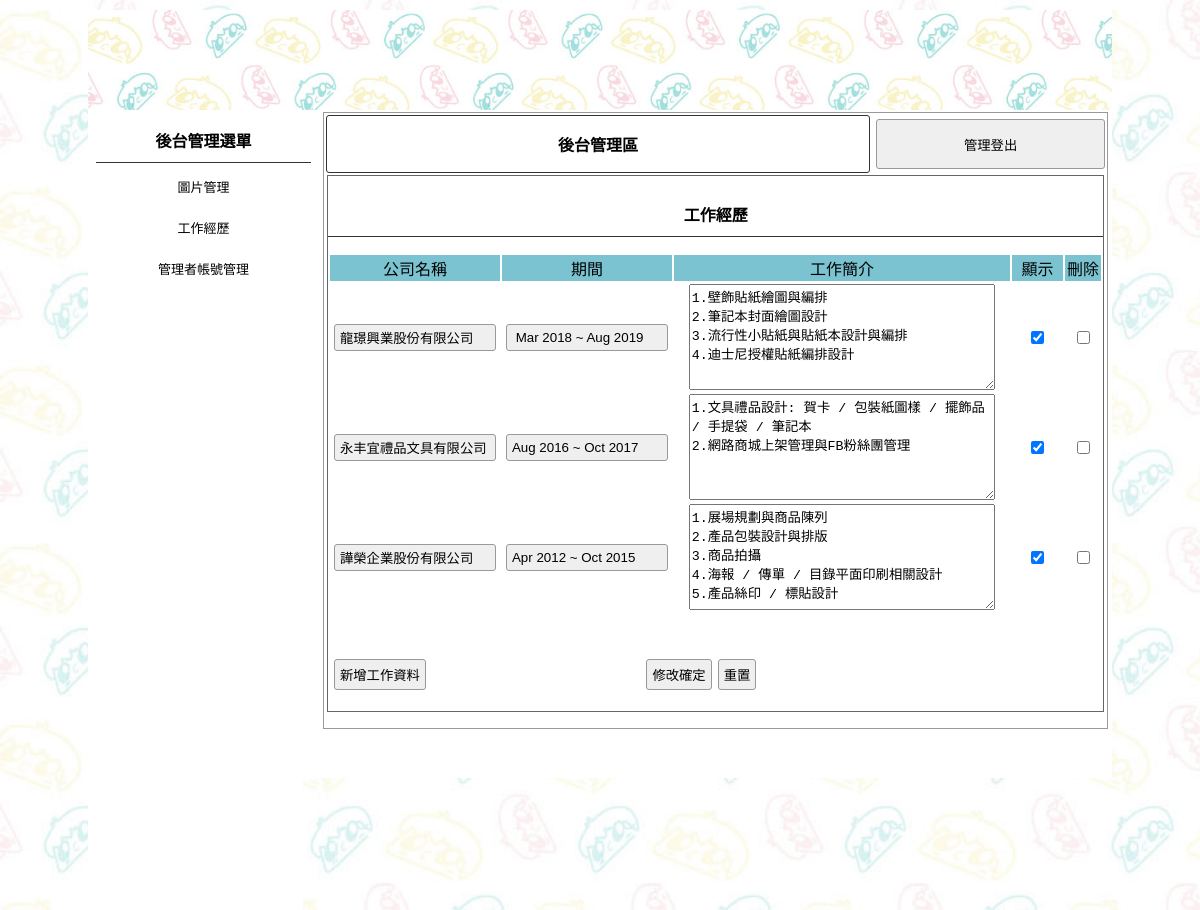
Page /admin.php?do=exp (signed in) on the committed database.
### tables this page shows
CREATE TABLE `title` (
  `id` int(10) UNSIGNED NOT NULL,
  `img` text NOT NULL,
  `text` text NOT NULL,
  `sh` int(1) NOT NULL
);

CREATE TABLE `exp` (
  `id` int(10) UNSIGNED NOT NULL,
  `title` text NOT NULL,
  `year` text NOT NULL,
  `content` text NOT NULL,
  `sh` int(1) NOT NULL
);

### base.php (called while the page is built, shortened)
<?php
class DB{
    private $dsn="mysql:host=localhost;charset=utf8;dbname=resume";
    private $root="root";
    private $password="";
    private $table;
    private $pdo;
    public function __construct($table){
        $this->table=$table;
        $this->pdo=new PDO($this->dsn,$this->root,$this->password);
    }
    public function all(...$arg){
        $sql="select * from $this->table ";
        return $this->pdo->query($sql)->fetchAll();
    }
public function find($arg){
    $sql="select * from $this->table ";
    if(is_array($arg)){
        foreach($arg as $key => $value){
            $tmp[]=sprintf("`%s`='%s'",$key,$value);
        }
        $sql=$sql. " where " . implode(" && ",$tmp);
    }else{
        $sql=$sql . " where `id`='$arg'";
    }
    return $this->pdo->query($sql)->fetch(PDO::FETCH_ASSOC);
}
}
?>

### backend/exp.php (the view, shortened to what this page needs)
<div style="width:99%; height:87%; margin:auto; overflow:auto; border:#666 1px solid;">
    <p class="t cent botli">工作經歷</p>
    <form method="post" action="api/edit.php">
        <table width="100%">
            <tbody>
                <tr class="yel">
                    <td width="20%">公司名稱</td>
                    <td width="20%">期間</td>
                    <td width="48%">工作簡介</td>
                    <td width="7%">顯示</td>
                    <td width="7%">刪除</td>
                </tr>
                <?php
                    $table=$do;
                    $db=new DB($table);
                    $rows=$db->all();
                    foreach($rows as $row){
                        $isChk=($row['sh']==1)?'checked':'';
                ?>
                <tr class='cent'>
                    <td width="20%">
                        <input type="text" name="title[]" value="<?=$row['title'];?>">
                    </td>
                    <td width="20%">
                        <input type="text" name="year[]" value="<?=$row['year'];?>">
                    </td>
                    <td width="48%">
                        <textarea name="content[]" style='width:90%;height:100px'><?=$row['content'];?></textarea>
                    </td>
                    <td width="7%"><input type="checkbox" name="sh[]" value="<?=$row['id'];?>" <?=$isChk;?>> </td>
                    <td width="7%"><input type="checkbox" name="del[]" value="<?=$row['id'];?>"></td>
                </tr>
                <?php
                    }
                ?>
            </tbody>
        </table>
        <table style="margin-top:40px; width:70%;">
            <tbody>
                <tr>
                    <td width="200px"><input type="button"
                            onclick="op(&#39;#cover&#39;,&#39;#cvr&#39;,&#39;modal/exp.php?table=<?=$table;?>&#39;)"
                            value="新增工作資料"></td>
                    <td class="cent"><input type="submit" value="修改確定"><input type="reset" value="重置">
                    </td>
                </tr>
            </tbody>
        </table>
    </form>
</div>

### admin.php (shortened to what this page needs)
<?php
include_once "base.php";
?>
<!DOCTYPE html
    PUBLIC "-//W3C//DTD XHTML 1.0 Transitional//EN" "http://www.w3.org/TR/xhtml1/DTD/xhtml1-transitional.dtd">
<html xmlns="http://www.w3.org/1999/xhtml">
<head>
    <link href="./css/css.css" rel="stylesheet" type="text/css">
</head>
<body>
    <div id="main">
        <?php
            $title=new DB('title') ;
            $ti=$title->find(['sh'=>1]);
        ?>
        <a title="<?=$ti['text'];?>" href="index.php">
            <div class="ti" style="background:url(&#39;img/<?=$ti['img'];?>&#39;); background-size:cover;"></div>
        </a>
        <div id="ms">
            <div id="lf" style="float:left;height:800px;">
                <div id="menuput" class="dbor">
                    <span class="t botli">後台管理選單</span>
                    <a style="color:#000; font-size:13px; text-decoration:none;" href="?do=title">
                        <div class="mainmu">圖片管理 </div>
                    </a>
                    <a style="color:#000; font-size:13px; text-decoration:none;" href="?do=exp">
                        <div class="mainmu">工作經歷 </div>
                    </a>
                    <a style="color:#000; font-size:13px; text-decoration:none;" href="?do=admin">
                        <div class="mainmu">管理者帳號管理 </div>
                    </a>
                </div>
            </div>
            <div class="di"
                style="height:615px; border:#999 1px solid; width:76.5%; margin:2px 0px 0px 0px; float:left; position:relative; left:20px;">
                <table width="100%">
                    <tbody>
                        <tr>
                            <td style="width:70%;font-weight:800; border:#333 1px solid; border-radius:3px;"
                                class="cent"><a href="?do=admin" style="color:#000; text-decoration:none;">後台管理區</a>
                            </td>
                            <td><button onclick="location.replace(&#39;api/logout.php&#39;)"
                                    style="width:99%; margin-right:2px; height:50px;">管理登出</button></td>
                        </tr>
                    </tbody>
                </table>
                <?php
				    $do=(!empty($_GET['do']))?$_GET['do']:'title';
				    $file='backend/'.$do.".php";
				    if(file_exists($file)){
				    	include $file;
				    }else{
				    	include 'backend/title.php';
				    }
				?>
            </div>
        </div>
    </div>
</body>
</html>

### css/css.css (style rules this page uses)
body { padding:0px; margin:0px; }
#main { width:1024px; height:768px; margin:10px auto 10px auto; position:relative; background-color: #fff; }
.ti { width:100%; height:100px; position:relative; background-size:cover; background-repeat:no-repeat; }
.dbor { margin:1px; padding:2px 10px 2px 10px; }
.t { font-weight:800; display:block; text-align:center; padding:10px 1px 10px 1px; }
.botli { border-bottom:#333 1px solid; }
.mainmu { position:relative; border-radius:10px; background:url(../icon/menu.fw.png) center no-repeat; background-size:cover; line-height:30px; padding:2px 10px 2px 10px; margin:7px 1px 7px 1px; height:30px; text-align:center; }
#lf { height:800px; width:21%; display:inline-block; background: #ffffff; }
#menuput { width:100%; height:75%; position:relative; padding:5px; display:block; margin: 3px; background-color: #fff; }
.di { display:inline-block; }
.cent { text-align:center; }
input,button { border:#999 1px solid; border-radius:3px; background:#EFEFEF; padding:5px; margin:3px; }
input[type=text],input[type=password] { width:150px; }
.yel td { background: #7bc3d1; text-align:center; }

### admin.php (style rules this page uses)
body { font-family: 'Open Sans', Microsoft JhengHei, sans-serif; background-image: url("img/bg-light.jpg"); background-repeat: no-repeat; background-size:cover; }

### rows in the picture
title: img (picture)
exp: title "龍璟興業股份有限公司", year "Mar 2018 ~ Aug 2019", content "1.壁飾貼紙繪圖與編排 2.筆記本封面繪圖設計 3.流行性小貼紙與貼紙本設計與編排 4.迪士尼授權貼紙編排設計"
exp: title "永丰宜禮品文具有限公司", year "Aug 2016 ~ Oct 2017", content "1.文具禮品設計: 賀卡 / 包裝紙圖樣 / 擺飾品 / 手提袋 / 筆記本 2.網路商城上架管理與FB粉絲團管理"
exp: title "譁榮企業股份有限公司", year "Apr 2012 ~ Oct 2015", content "1.展場規劃與商品陳列 2.產品包裝設計與排版 3.商品拍攝 4.海報 / 傳單 / 目錄平面印刷相關設計 5.產品絲印 / 標貼設計"
